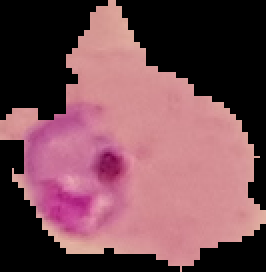
#> input picture Train/P4.png, 133 x 136 px (shown 2 times larger); its folder holds 2 pictures in this run
$ python main_201730655_201713127.py
#> lines starting #> are read from the running program, lines starting #| are printed output that depends on the picture
import os
import glob
import requests
import cv2
import numpy as np
import skimage.io as io
import matplotlib.pyplot as plt
from skimage.color import rgb2gray
import scipy as sp
from skimage.color import rgb2gray
from skimage.filters import threshold_otsu
from skimage.filters.rank import percentile
from scipy.io import loadmat
from sklearn.metrics import jaccard_score as jaccard
from sklearn.metrics import mean_squared_error
from scipy.signal import correlate2d

# # se carga la imagen noisy_1 y se pone en escala de grises
# noisy_1 = io.imread(os.path.join("lab_analisis\mini_proy_2\imgs_p6", "noisy_1.jpg"))
# noisy_1 = rgb2gray(noisy_1)

# # se carga la imagen noisy_2 y se pone en escala de grises
# noisy_2 = io.imread(os.path.join("lab_analisis\mini_proy_2\imgs_p6", "noisy_2.jpg"))
# noisy_2 = rgb2gray(noisy_2)

# # definición de la función para el filtro de mediana adaptativo
# def MyAdaptMedian_201730655_201713127(image, window_size, max_window_size):

#     # se crean variables para el tamaño de la imagen, tamaño de la ventana y máximo tamaño de la ventana
#     size = image.shape
#     ws = window_size
#     mws = max_window_size
#     # kernel: matriz de 1s con el tamaño especificado en los parametros
#     kernel = np.ones((window_size, window_size))

#     # se crea una nueva imagen con todos los valores en 1
#     new_img = np.ones((size[0], size[1]))

#     # se inicia el ciclo
#     j = 0
#     while j < (size[1] - (ws - 1)):

#         for i in range((size[0] - (ws - 1))):
#             # se inicializa un array vacío del que después se sacarán los datos para calcular los
#             # valores necesarios para las condiciones del filtro
#             array = []
#             ws = window_size
#             kernel = np.ones((ws, ws))

#             for k in range(len(kernel)):
#                 for l in range(len(kernel)):
#                     # se llena un array con todos los datos de los pixeles que estén dentro del kernel
#                     # para luego sacar la mediana de estos y escoger ese valor para el pixel central
#                     if(i+k >= size[0] or j+l >= size[1]):
#                         break
#                     array.append(image[i+k][j+l])

#             # los valores booleanos se usarán para correr el ciclo en el que se probarán las condiciones
#             etapaa = False
#             etapab = False

#             # empieza el ciclo de condiciones
#             while (etapaa == False):

#                 # del array obtenido anteriormente se sacan los valores mínimo, máximo y la mediana
#                 z_med = int(np.median(array))
#                 z_min = int(np.min(array))
#                 z_max = int(np.max(array))

#                 # se obtiene el pixel central, y se condiciona para que la ventana no salga de los bordes de la imagen
#                 if (i + ws >= size[0] or j + ws >= size[1]):
#                     z_xy = int(image[i+(ws//2)-ws][j+(ws//2)-ws])
#                 else:
#                     z_xy = int(image[i+len(kernel)//2][j+len(kernel)//2])

#                 # se sacan los límites para saber si el valor de la ventana y el pixel central es ruido o no
#                 A1 = int((z_med - z_min))
#                 A2 = int(int(z_med - z_max))
#                 B1 = int(z_xy) - z_min
#                 B2 = int(z_xy) - z_max

#                 # si el valor de la ventana no es de ruido, se procede a la etapa B
#                 if (A1 > 0 and A2 < 0):
#                     etapaa = True
#                     etapab = True

#                 else:
#                     # se aumenta el tamaño de la ventana, por lo que se tiene que construir nuevamente el array de
#                     # los pixeles pertenecientes a esta
#                     ws += 1
#                     kernel = np.ones((ws, ws))
#                     array = []

#                     for k in range(len(kernel)):
#                         for l in range(len(kernel)):

#                             if(i+k >= size[0] or j+l >= size[1]):
#                                 break
#                             array.append(image[i+k][j+l])

#                     # si el tamaño de la ventana no excede el tamaño máximo establecido, continúa la función
#                     if (ws <= mws):
#                         etapaa = False
#                         etapab = False
#                         continue

#                     # si el tamaño máximo de la ventana excede el tamaño máximo establecido, el valor en i,j será la mediana del array
#                     if (ws > mws):
#                         etapaa = True
#                         etapab = False
#                         new_img[i][j] = z_med


#                 if (etapab == True):

#                     # si el valor del pixel central no es un valor de ruido se usará este valor para el pixel en i,j
#                     if(B1 > 0 and B2 < 0):
#                         etapaa = True
#                         new_img[i][j] = z_xy

#                     # si el valor del pixel central es un valor de ruido, se usará el valor de la mediana para el pixel i,j
#                     else:
#                         etapaa = True
#                         new_img[i][j] = z_med

#                     # se reestablecen los valores booleanos de la etapa A y la etapa B para que salgan del loop y se siga
#                     # con el siguiente valor en la imagen
#                     etapaa = True
#                     etapab = False

#         j+=1

#     return new_img

# # funcion otorgada en la guia para crear el kernel gaussiano
# def gaussian_kernel(size, sigma):
#     size = int(size)//2
#     x, y = np.mgrid[-size:size+1, -size:size+1]
#     normal = 1/(2.0 * np.pi * sigma**2)
#     g = np.exp(-((x**2 + y**2)/(2.0 * sigma**2))) * normal
#     return g

# gauss_1 = gaussian_kernel(3, 11)
# gauss_2 = gaussian_kernel(7, 2)

# filt_n1_g1 = correlate2d(noisy_1, gauss_1, boundary='fill')
# filt_n1_g2 = correlate2d(noisy_1, gauss_2, boundary='fill')

# filt_n2_g1 = correlate2d(noisy_2, gauss_1, boundary='fill')
# filt_n2_g2 = correlate2d(noisy_2, gauss_2, boundary='fill')

# filt_n_1_3x7 = MyAdaptMedian_201730655_201713127(noisy_1, 3, 7)
# filt_n_1_5x9 = MyAdaptMedian_201730655_201713127(noisy_1, 5, 9)
# filt_n_1_5x11 = MyAdaptMedian_201730655_201713127(noisy_1, 5, 11)

# filt_n_2_3x7 = MyAdaptMedian_201730655_201713127(noisy_2, 3, 7)
# filt_n_2_5x9 = MyAdaptMedian_201730655_201713127(noisy_2, 5, 9)
# filt_n_2_5x11 = MyAdaptMedian_201730655_201713127(noisy_2, 5, 11)

# # inicio de subplot de las diferentes imagenes de MyAdaptMedian
# figs, axs = plt.subplots(2, 4, figsize=(30, 8))
# figs.tight_layout(pad=3.0)

# axs[0,0].imshow(noisy_1, cmap='gray')
# axs[0,0].set_title('noisy_1 original')
# axs[0,0].axis('off')

# axs[0,1].imshow(filt_n_1_3x7, cmap='gray')
# axs[0,1].set_title('noisy_1 con filtro 3_max_7')
# axs[0,1].axis('off')

# axs[0,2].imshow(filt_n_1_5x9, cmap='gray')
# axs[0,2].set_title('noisy_1 con filtro 5_max_9')
# axs[0,2].axis('off')

# axs[0,3].imshow(filt_n_1_5x11, cmap='gray')
# axs[0,3].set_title('noisy_1 con filtro 5_max_11')
# axs[0,3].axis('off')

# axs[1,0].imshow(noisy_2, cmap='gray')
# axs[1,0].set_title('noisy_2 original')
# axs[1,0].axis('off')

# axs[1,1].imshow(filt_n_2_3x7, cmap='gray')
# axs[1,1].set_title('noisy_2 con filtro 3_max_7')
# axs[1,1].axis('off')

# axs[1,2].imshow(filt_n_2_5x9, cmap='gray')
# axs[1,2].set_title('noisy_2 con filtro 5_max_9')
# axs[1,2].axis('off')

# axs[1,3].imshow(filt_n_2_5x11, cmap='gray')
# axs[1,3].set_title('noisy_2 con filtro 5_max_11')
# axs[1,3].axis('off')

# plt.show()


# # inicio de subplot para las imagenes filtradas por método de Gauss
# figs, axs = plt.subplots(2, 3, figsize=(30, 8))
# figs.tight_layout(pad=3.0)

# axs[0,0].imshow(noisy_1, cmap='gray')
# axs[0,0].set_title('noisy_1 original')
# axs[0,0].axis('off')

# axs[0,1].imshow(filt_n1_g1, cmap='gray')
# axs[0,1].set_title('gauss noisy_1 t3_s11')
# axs[0,1].axis('off')

# axs[0,2].imshow(filt_n1_g2, cmap='gray')
# axs[0,2].set_title('gauss noisy_1 t7_s2')
# axs[0,2].axis('off')

# axs[1,0].imshow(noisy_2, cmap='gray')
# axs[1,0].set_title('noisy_2 original')
# axs[1,0].axis('off')

# axs[1,1].imshow(filt_n2_g1, cmap='gray')
# axs[1,1].set_title('gauss noisy_2 t3_s11')
# axs[1,1].axis('off')

# axs[1,2].imshow(filt_n2_g2, cmap='gray')
# axs[1,2].set_title('gauss noisy_2 t7_s2')
# axs[1,2].axis('off')

# plt.show()

# # REFERENCIAS

# # Salt and pepper noise -> https://www.sciencedirect.com/topics/engineering/pepper-noise
# # Gaussian noise -> https://www.sciencedirect.com/topics/computer-science/gaussian-noise
# # Uniform noise -> https://aishack.in/tutorials/generating-uniform-noise/


#PROBLEMA BIOMEDICO
#Ruta de la imagen
df_Train = glob.glob(os.path.join('Train','*.png'))
print(df_Train)

imagenes = []
for i in range(0,len(df_Train)):
    imagenes.append(rgb2gray(io.imread(df_Train[i])))

for i in range(0,len(imagenes)):
    imagenes[i] = 255*imagenes[i]
    imagenes[i] = imagenes[i].astype(np.uint8)
#> this loop made 2 passes
#> after the loop, imagenes = 2 items


# creo las matrices de cada filtro (3.a,b,c,d)
one = np.ones((3,3))
tf = 1/9 * one
hf = np.array([[-1, -2, -1], [0, 0, 0], [1, 2, 1]])
vf = np.array([[1, 0, -1], [2, 0, -2], [1, 0, -1]])
new_filter1 = np.array([[1, 2, 1], [0, 0, 0], [-1, -2, -1]])
new_filter2 = np.array([[7, 14, 7], [1, 1, 1], [-7, -14, -7]])

#Creo la funcion de correlacion
def MyCorrelation_201730655_201713127(image, kernel, boundary_condition):
    image_flat= image.flatten()
    kernel_flat = kernel.flatten()
    large_kernel = []
    if boundary_condition == 'fill':
        correlated_image = np.zeros((int(image.shape[0]+(((kernel.shape[0]+1)/2))),int(image.shape[1]+(((kernel.shape[1]+1)/2)))))
        for i in range(1,int(correlated_image.shape[0]-1)):
            for j in range(1,int(correlated_image.shape[1]-1)):
               correlated_image[i][j] = image[i-1][j-1]

        m_original = []
        operaciones = []
        for j in range(0,int(kernel.shape[0])):
                m_original.append([0,0,0])

        for i in range(0,int(image.shape[0])):
            for j in range(0,int(image.shape[1])):
                            m_original = [[correlated_image[i][j],correlated_image[i][j+1],correlated_image[i][j+2]],[correlated_image[i+1][j],
                            correlated_image[i+1][j+1],correlated_image[i+1][j+2]],[correlated_image[i+2][j],correlated_image[i+2][j+1],correlated_image[i+2][j+2]]]
                            operaciones.append(m_original)

        operaciones = np.array(operaciones)
        mult = operaciones
        for i in range(0,len(image_flat)):
            large_kernel.append(kernel)

        for i in range(0,len(image_flat)):
            for j in range(0,len(kernel)):
                for k in range(0,len(kernel)):
                    mult[i][j][k] =  large_kernel[i][j][k]*operaciones[i][j][k]
        suma = []
        for i in range(0,len(image_flat)):
            suma.append(np.sum(mult[i].flatten()))


    return np.reshape(suma,(int(image.shape[0]),int(image.shape[1])))


#Equalización de histograma
def MyHistEq_201730655_201713127(hist):

    histeq = hist
#> histeq = 18088 values, max 189 at index 16128, min 0 at index 0, mean 84.34
    comparacion = np.arange(256)
    cant_num = 0
    cant_pixel = []
    pixeles = []
    proba = []
    Sk =[]
    table = {}

    #Cuenta de los pixeles con la misma intensidad
    for i in range(0,len(comparacion)):
        cant_num = np.count_nonzero(hist == comparacion[i])
        if cant_num != 0:
            cant_pixel.append(cant_num)
            pixeles.append(comparacion[i])
#> this loop made 256 passes
#> cant_num on passes 1 to 3: 7890, 0, 0
#> after the loop, cant_pixel = 152 values, max 7890 at index 0, min 1 at index 1, mean 119; pixeles = 152 values from 0 to 189

    suma = 0
    aux = 0
    #Calculo de Sk
    for i in range(0,len(cant_pixel)):
        proba.append(cant_pixel[i]/len(hist))
        suma = cant_pixel[i] + aux
        Sk.append(np.round(((256-1)/len(hist))*suma))
        aux = suma
#> this loop made 152 passes
#> (suma, aux) on passes 1 to 3: (7890, 7890), (7891, 7891), (7893, 7893)
#> after the loop, Sk = 152 values from 111 to 255; proba = 152 values, max 0.436 at index 0, min 5.53e-05 at index 1, mean 0.00658

    #Nuevo histograma
    for i in range(0,len(histeq)):
        for j in range(0,len(pixeles)):
            if histeq[i]==pixeles[j]:
                histeq[i] = Sk[j]
                break
#> after the loop, histeq = 18088 values, max 255 at index 14097, min 111 at index 0, mean 152.9


    for i in range(0,len(hist)):
        table[str(hist[i])] = str(histeq[i])
#> after the loop, table = 69 items

    return histeq, table


#Histograma target
hist_img1_target = MyHistEq_201730655_201713127(imagenes[0].flatten())[0]
#> hist_img1_target has the same summary as histeq in MyHistEq_201730655_201713127
for i in range(0,len(hist_img1_target)):
    if hist_img1_target[i] < 170:
        hist_img1_target[i] = 170
    elif hist_img1_target[i] > 230:
        hist_img1_target[i] = 230
#> after the loop, hist_img1_target = 18088 values, max 230 at index 54, min 170 at index 0, mean 183.9


#Especificacion
def MyHistEsp_201730655_201713127(image, target_hist):
    eq_target_hist = MyHistEq_201730655_201713127(target_hist)[0]
    eq_image = MyHistEq_201730655_201713127(image)[0]
    Sk =[]
    Vq = []
    pixeles_th = []
    pixeles_eqim = []
    new_pixeles = []
    cant_num = 0
    comparacion = np.arange(256)
    new_image = eq_image
    for i in range(0,len(comparacion)):
        cant_num = np.count_nonzero(eq_target_hist == comparacion[i])
        if cant_num != 0:
            pixeles_th.append(comparacion[i])

    cant_num = 0
    for i in range(0,len(comparacion)):
        cant_num = np.count_nonzero(eq_image == comparacion[i])
        if cant_num != 0:
            pixeles_eqim.append(comparacion[i])
            new_pixeles.append(comparacion[i])


    for i in  range(0,len(pixeles_eqim)):
        for j in range(0,len(pixeles_th)):
            if pixeles_eqim[i] <= pixeles_th[j]:
                new_pixeles[i] = pixeles_th[j]
                break

    for i in range(0,len(new_image)):
        for j in range(0,len(new_pixeles)):
            if new_image[i]==pixeles_eqim[j]:
                new_image[i] = new_pixeles[j]
                break

    return new_image


#PARTE 2
imagen1_eq = np.reshape(MyHistEq_201730655_201713127(imagenes[0].flatten())[0],(imagenes[0].shape[0],imagenes[0].shape[1]))
#> the loop in MyHistEq_201730655_201713127 (call 2), `for i in range(0,len(comparacion)):` made 256 passes
#> the loop in MyHistEq_201730655_201713127 (call 2), `for i in range(0,len(cant_pixel)):` made 152 passes
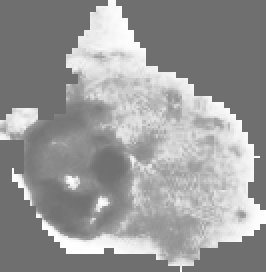
#> imagen1_eq: shape (136, 133) (shown 2 times larger); min 111, max 255, mean 152.9
imagen2_eq = np.reshape(MyHistEq_201730655_201713127(imagenes[1].flatten())[0],(imagenes[1].shape[0],imagenes[1].shape[1]))
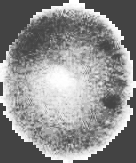
#> imagen2_eq: shape (163, 136); min 67, max 255, mean 142.1
imagen1_esp = np.reshape(MyHistEsp_201730655_201713127(imagenes[0].flatten(),hist_img1_target),(imagenes[0].shape[0],imagenes[0].shape[1]))
#> in MyHistEsp_201730655_201713127, `eq_target_hist = MyHistEq_201730655_201713127(target_hist)[0]`: eq_target_hist = 18088 values, max 255 at index 54, min 167 at index 0, mean 184.6
#> the loop in MyHistEsp_201730655_201713127, `for i in  range(0,len(pixeles_eqim)):` made 69 passes
imagen2_esp = np.reshape(MyHistEsp_201730655_201713127(imagenes[1].flatten(),hist_img1_target),(imagenes[1].shape[0],imagenes[1].shape[1]))
#> the loop in MyHistEsp_201730655_201713127 (call 2), `for i in  range(0,len(pixeles_eqim)):` made 22 passes
imagen1 = imagenes[0]
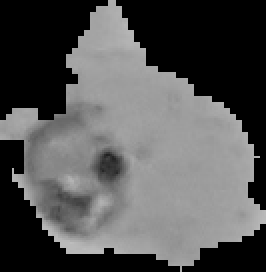
#> imagen1: shape (136, 133) (shown 2 times larger); min 0, max 189, mean 84.3
imagen2 = imagenes[1]
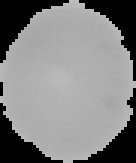
#> imagen2: shape (163, 136); min 0, max 189, mean 129

imagen1_cor_eqf1 = MyCorrelation_201730655_201713127(imagenes[0],new_filter1,'fill')
#> in MyCorrelation_201730655_201713127, `correlated_image = np.zeros((int(image.shape[0]+(((kernel.shape[0]+1)/..`: correlated_image: shape (138, 135) float64; every value is 0
imagen2_cor_eqf1 = MyCorrelation_201730655_201713127(imagenes[0],new_filter1,'fill')
imagen1_cor_espf1 = MyCorrelation_201730655_201713127(imagen1_esp,new_filter1,'fill')
#> call 3 of MyCorrelation_201730655_201713127, with kernel = array of shape (3, 3), boundary_condition = 'fill'
#> after the loop in MyCorrelation_201730655_201713127 (call 3), `for i in range(1,int(correlated_image.shape[0]-1)):`:
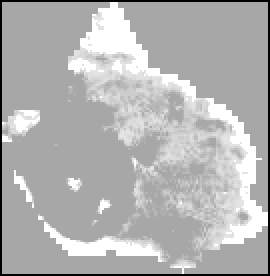
#> correlated_image: shape (138, 135) float64 (shown 2 times larger); min 0, max 255, mean 179.2
imagen2_cor_espf1 = MyCorrelation_201730655_201713127(imagen2_esp,new_filter1,'fill')
#> call 4 of MyCorrelation_201730655_201713127, with kernel = array of shape (3, 3), boundary_condition = 'fill'
#> in MyCorrelation_201730655_201713127 (call 4), `correlated_image = np.zeros((int(image.shape[0]+(((kernel.shape[0]+1)/..`: correlated_image: shape (165, 138) float64; every value is 0
#> after the loop in MyCorrelation_201730655_201713127 (call 4), `for i in range(1,int(correlated_image.shape[0]-1)):`:
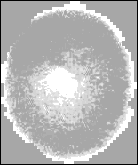
#> correlated_image: shape (165, 138) float64; min 0, max 255, mean 181.9
imagen1_corrf1 = MyCorrelation_201730655_201713127(imagen1,new_filter1,'fill')
imagen2_corrf1 = MyCorrelation_201730655_201713127(imagen2,new_filter1,'fill')
#> in MyCorrelation_201730655_201713127 (call 6), `return np.reshape(suma,(int(image.shape[0]),int(image.shape[1])))`:
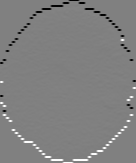
#> returned value: shape (163, 136) float64; min -751, max 741, mean 0; drawn with min black and max white

imagen1_cor_eqf2 = MyCorrelation_201730655_201713127(imagenes[0],new_filter2,'fill')
imagen2_cor_eqf2 = MyCorrelation_201730655_201713127(imagenes[0],new_filter2,'fill')
imagen1_cor_espf2 = MyCorrelation_201730655_201713127(imagen1_esp,new_filter2,'fill')
imagen2_cor_espf2 = MyCorrelation_201730655_201713127(imagen2_esp,new_filter2,'fill')
imagen1_corrf2 = MyCorrelation_201730655_201713127(imagen1,new_filter2,'fill')
imagen2_corrf2 = MyCorrelation_201730655_201713127(imagen2,new_filter2,'fill')

#Cargo imageenes d la carpeta Test
df_Test = glob.glob(os.path.join('Test','*.png'))
print(df_Test)

#Las convierto a grises y cambio su tipo de dato a uint8
imagenes_test = []
for i in range(0,len(df_Test)):
    imagenes_test.append(rgb2gray(io.imread(df_Test[i])))

for i in range(0,len(imagenes_test)):
    imagenes_test[i] = 255*imagenes_test[i]
    imagenes_test[i] = imagenes_test[i].astype(np.uint8)

#Aplico pre proecesamientos de forma aleatoria a cada imagen de la carpeta test
#> (the run stopped early here; a loop or call above may not have finished)
